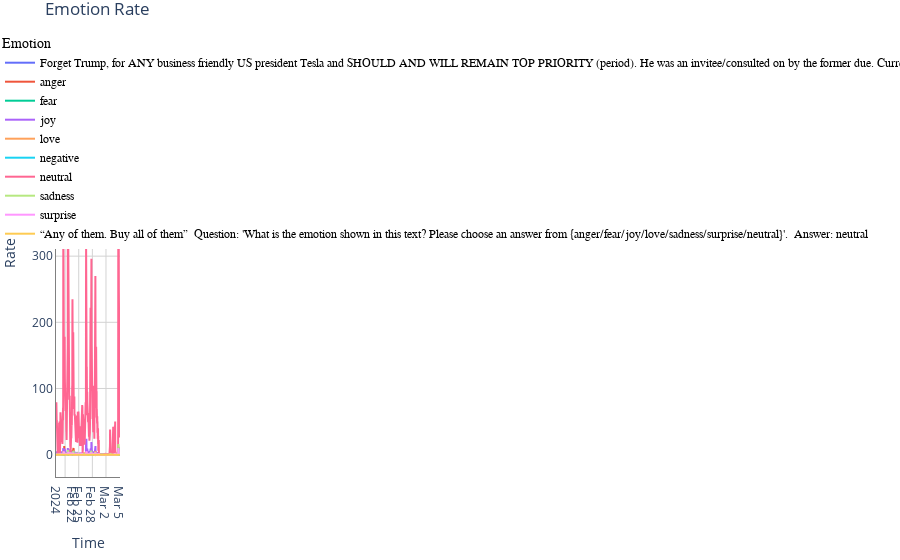

This figure's notebook cell:
### Markdown cell above
Emotions over time

### Code cell
import plotly.graph_objects as go

# Assuming 'hourly_sentiments' is your DataFrame

# Create a Plotly figure
fig = go.Figure()

# Add traces for each column in the DataFrame without specifying colors
for column in hourly_emotions.columns:
    fig.add_trace(go.Scatter(x=hourly_emotions.index, y=hourly_emotions[column],
                            mode='lines', name=column))

# Update layout with titles, axis labels, and grid lines
fig.update_layout(
    title='Emotion Rate',
    xaxis_title='Time',
    yaxis_title='Rate',
    xaxis=dict(showline=True, showgrid=True, linecolor='gray', gridcolor='lightgray'),
    yaxis=dict(showline=True, showgrid=True, linecolor='gray', gridcolor='lightgray'),
    plot_bgcolor='white',
    legend_title='Emotion',
    legend=dict(traceorder='normal', font=dict(family="sans-serif", size=12, color="black")),
    margin=dict(l=20, r=20, t=30, b=20)
)

# Show the figure
fig.show()

### Figure 1 — Plotly figure (JSON) as saved in the notebook; plotly's stock layout.template omitted (floating-point values rounded to 4 significant figures; data arrays with more than 128 entries replaced by an {"elided": "..."} marker saying what was removed)
{"data": [{"mode": "lines", "name": "Forget Trump, for ANY business friendly US president Tesla and SHOULD AND WILL REMAIN TOP PRIORITY (period). He was an invitee/consulted on by the former due. Current dude can’t remember who Elon is\n\nQuestion: 'What is the emotion shown in this text? Please choose an answer from {anger/fear/joy/love/sadness/surprise/neutral}'.\n Answer: neutral", "type": "scatter", "x": {"elided": "677 str values"}, "y": {"elided": "677 int values"}}, {"mode": "lines", "name": "anger", "type": "scatter", "x": {"elided": "677 str values"}, "y": {"elided": "677 int values"}}, {"mode": "lines", "name": "fear", "type": "scatter", "x": {"elided": "677 str values"}, "y": {"elided": "677 int values"}}, {"mode": "lines", "name": "joy", "type": "scatter", "x": {"elided": "677 str values"}, "y": {"elided": "677 int values"}}, {"mode": "lines", "name": "love", "type": "scatter", "x": {"elided": "677 str values"}, "y": {"elided": "677 int values"}}, {"mode": "lines", "name": "negative", "type": "scatter", "x": {"elided": "677 str values"}, "y": {"elided": "677 int values"}}, {"mode": "lines", "name": "neutral", "type": "scatter", "x": {"elided": "677 str values"}, "y": {"elided": "677 int values"}}, {"mode": "lines", "name": "sadness", "type": "scatter", "x": {"elided": "677 str values"}, "y": {"elided": "677 int values"}}, {"mode": "lines", "name": "surprise", "type": "scatter", "x": {"elided": "677 str values"}, "y": {"elided": "677 int values"}}, {"mode": "lines", "name": "“Any of them. Buy all of them”\n\nQuestion: 'What is the emotion shown in this text? Please choose an answer from {anger/fear/joy/love/sadness/surprise/neutral}'.\n Answer: neutral", "type": "scatter", "x": {"elided": "677 str values"}, "y": {"elided": "677 int values"}}], "layout": {"legend": {"font": {"color": "black", "family": "sans-serif", "size": 12}, "title": {"text": "Emotion"}, "traceorder": "normal"}, "margin": {"b": 20, "l": 20, "r": 20, "t": 30}, "plot_bgcolor": "white", "title": {"text": "Emotion Rate"}, "xaxis": {"gridcolor": "lightgray", "linecolor": "gray", "showgrid": true, "showline": true, "title": {"text": "Time"}}, "yaxis": {"gridcolor": "lightgray", "linecolor": "gray", "showgrid": true, "showline": true, "title": {"text": "Rate"}}}}
